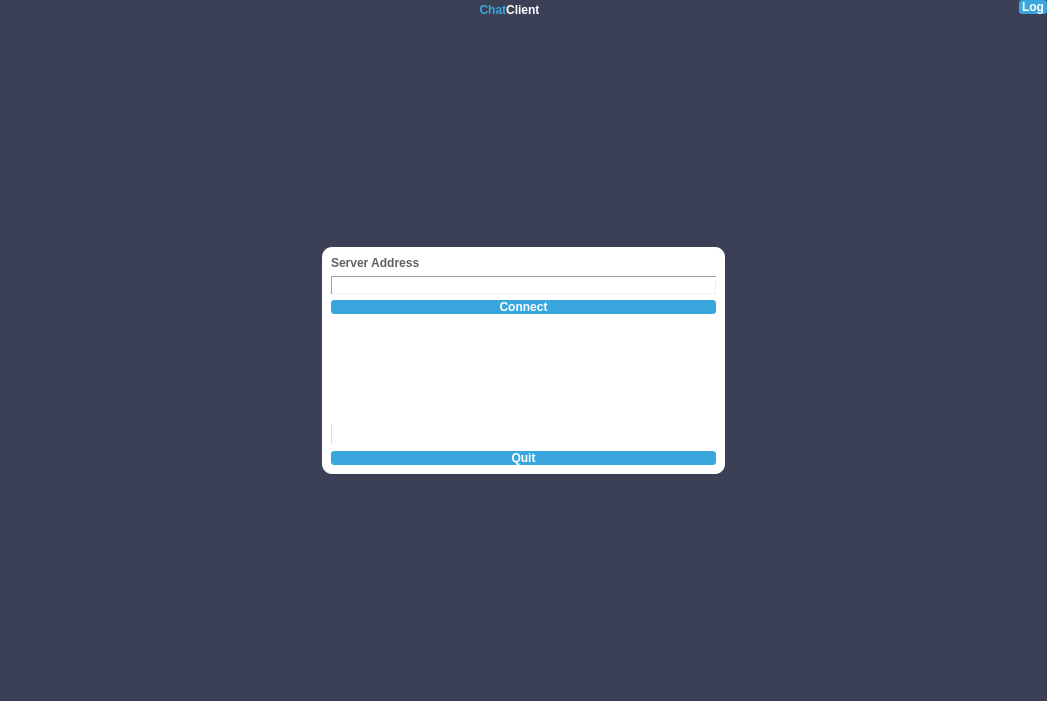
<?xml version="1.0" encoding="UTF-8"?>
<ui version="4.0">
 <class>ChatClientWidget</class>
 <widget class="QWidget" name="ChatClientWidget">
  <property name="geometry">
   <rect>
    <x>0</x>
    <y>0</y>
    <width>1047</width>
    <height>701</height>
   </rect>
  </property>
  <property name="sizePolicy">
   <sizepolicy hsizetype="Preferred" vsizetype="Preferred">
    <horstretch>0</horstretch>
    <verstretch>0</verstretch>
   </sizepolicy>
  </property>
  <property name="windowTitle">
   <string>Form</string>
  </property>
  <property name="styleSheet">
   <string notr="true">QWidget{background-color: rgb(59,64,86);}
</string>
  </property>
  <layout class="QVBoxLayout" name="verticalLayout">
   <property name="leftMargin">
    <number>0</number>
   </property>
   <property name="topMargin">
    <number>0</number>
   </property>
   <property name="rightMargin">
    <number>0</number>
   </property>
   <property name="bottomMargin">
    <number>0</number>
   </property>
   <item>
    <widget class="QStackedWidget" name="mainPages">
     <property name="currentIndex">
      <number>0</number>
     </property>
     <widget class="QWidget" name="connection">
      <layout class="QVBoxLayout" name="verticalLayout_3">
       <property name="spacing">
        <number>0</number>
       </property>
       <property name="leftMargin">
        <number>0</number>
       </property>
       <property name="topMargin">
        <number>0</number>
       </property>
       <property name="rightMargin">
        <number>0</number>
       </property>
       <property name="bottomMargin">
        <number>0</number>
       </property>
       <item>
        <layout class="QHBoxLayout" name="horizontalLayout_2" stretch="0,1,0,0">
         <property name="spacing">
          <number>0</number>
         </property>
         <item>
          <spacer name="horizontalSpacer_4">
           <property name="orientation">
            <enum>Qt::Horizontal</enum>
           </property>
           <property name="sizeHint" stdset="0">
            <size>
             <width>40</width>
             <height>20</height>
            </size>
           </property>
          </spacer>
         </item>
         <item>
          <widget class="QLabel" name="title">
           <property name="sizePolicy">
            <sizepolicy hsizetype="Preferred" vsizetype="Maximum">
             <horstretch>0</horstretch>
             <verstretch>0</verstretch>
            </sizepolicy>
           </property>
           <property name="styleSheet">
            <string notr="true">QLabel{font: bold 108pt 'Calibri'; font-weight:900;}</string>
           </property>
           <property name="text">
            <string>&lt;span style=&quot;color:#39A7DE&quot;&gt;Chat&lt;/span&gt;&lt;span style=&quot;color:white&quot;&gt;Client&lt;/span&gt;</string>
           </property>
           <property name="textFormat">
            <enum>Qt::RichText</enum>
           </property>
           <property name="alignment">
            <set>Qt::AlignCenter</set>
           </property>
          </widget>
         </item>
         <item>
          <spacer name="horizontalSpacer_3">
           <property name="orientation">
            <enum>Qt::Horizontal</enum>
           </property>
           <property name="sizeHint" stdset="0">
            <size>
             <width>40</width>
             <height>20</height>
            </size>
           </property>
          </spacer>
         </item>
         <item alignment="Qt::AlignTop">
          <widget class="QPushButton" name="showLogButton0">
           <property name="focusPolicy">
            <enum>Qt::ClickFocus</enum>
           </property>
           <property name="styleSheet">
            <string notr="true">QPushButton{background-color: #39A7DE; color:white; border-radius:3%;font: bold 16pt 'Calibri'; font-weight:700;  border-style: outset; padding: 0 3px 0 3px}
QPushButton:hover{background-color: #2997CE; border-style: outset;}
QPushButton:pressed{background-color: #1987BE;  border-style: inset;}</string>
           </property>
           <property name="text">
            <string>Log</string>
           </property>
          </widget>
         </item>
        </layout>
       </item>
       <item>
        <spacer name="verticalSpacer_2">
         <property name="orientation">
          <enum>Qt::Vertical</enum>
         </property>
         <property name="sizeHint" stdset="0">
          <size>
           <width>20</width>
           <height>40</height>
          </size>
         </property>
        </spacer>
       </item>
       <item>
        <layout class="QHBoxLayout" name="horizontalLayout" stretch="4,5,4">
         <property name="spacing">
          <number>0</number>
         </property>
         <item>
          <spacer name="horizontalSpacer">
           <property name="orientation">
            <enum>Qt::Horizontal</enum>
           </property>
           <property name="sizeHint" stdset="0">
            <size>
             <width>40</width>
             <height>20</height>
            </size>
           </property>
          </spacer>
         </item>
         <item>
          <widget class="QFrame" name="frame">
           <property name="sizePolicy">
            <sizepolicy hsizetype="Ignored" vsizetype="Minimum">
             <horstretch>0</horstretch>
             <verstretch>0</verstretch>
            </sizepolicy>
           </property>
           <property name="styleSheet">
            <string notr="true">QWidget{background-color: white;}
QFrame{border-radius: 10%}
QProgressBar{ border-radius: 0px;}
QLineEdit{border-radius:0; color: #404040;font: 12pt 'Calibri'; font-weight:500; border: 1px solid #A0A0A0; border-style: inset;}
QLabel{color: #606060; font: bold 14pt 'Calibri'; font-weight:700;}
QPushButton{background-color: #39A7DE; color:white; border-radius:3%;font: bold 16pt 'Calibri'; font-weight:700;  border-style: outset;}
QPushButton:hover{background-color: #2997CE; border-style: outset;}
QPushButton:pressed{background-color: #1987BE;  border-style: inset;}
QPushButton:disabled{background-color: #404040; color: lightgrey;}</string>
           </property>
           <layout class="QVBoxLayout" name="verticalLayout_2">
            <item>
             <widget class="QStackedWidget" name="connectionPages">
              <property name="currentIndex">
               <number>0</number>
              </property>
              <widget class="QWidget" name="serverSelection">
               <layout class="QVBoxLayout" name="verticalLayout_4">
                <property name="spacing">
                 <number>6</number>
                </property>
                <property name="leftMargin">
                 <number>0</number>
                </property>
                <property name="topMargin">
                 <number>0</number>
                </property>
                <property name="rightMargin">
                 <number>0</number>
                </property>
                <property name="bottomMargin">
                 <number>0</number>
                </property>
                <item>
                 <widget class="QLabel" name="serverAddressLabel">
                  <property name="text">
                   <string>Server Address</string>
                  </property>
                  <property name="buddy">
                   <cstring>serverAddressInput</cstring>
                  </property>
                 </widget>
                </item>
                <item>
                 <widget class="QLineEdit" name="serverAddressInput">
                  <property name="focusPolicy">
                   <enum>Qt::ClickFocus</enum>
                  </property>
                 </widget>
                </item>
                <item>
                 <widget class="QPushButton" name="connectButton">
                  <property name="enabled">
                   <bool>true</bool>
                  </property>
                  <property name="focusPolicy">
                   <enum>Qt::ClickFocus</enum>
                  </property>
                  <property name="text">
                   <string>Connect</string>
                  </property>
                 </widget>
                </item>
                <item>
                 <spacer name="verticalSpacer_4">
                  <property name="orientation">
                   <enum>Qt::Vertical</enum>
                  </property>
                  <property name="sizeHint" stdset="0">
                   <size>
                    <width>20</width>
                    <height>40</height>
                   </size>
                  </property>
                 </spacer>
                </item>
               </layout>
              </widget>
              <widget class="QWidget" name="login">
               <layout class="QVBoxLayout" name="verticalLayout_5">
                <property name="leftMargin">
                 <number>0</number>
                </property>
                <property name="topMargin">
                 <number>0</number>
                </property>
                <property name="rightMargin">
                 <number>0</number>
                </property>
                <property name="bottomMargin">
                 <number>0</number>
                </property>
                <item>
                 <widget class="QLabel" name="participantNameLabel">
                  <property name="font">
                   <font>
                    <family>Calibri</family>
                    <pointsize>14</pointsize>
                    <weight>87</weight>
                    <italic>false</italic>
                    <bold>true</bold>
                   </font>
                  </property>
                  <property name="text">
                   <string>Participant Name</string>
                  </property>
                  <property name="alignment">
                   <set>Qt::AlignLeading|Qt::AlignLeft|Qt::AlignVCenter</set>
                  </property>
                  <property name="buddy">
                   <cstring>participantNameInput</cstring>
                  </property>
                 </widget>
                </item>
                <item>
                 <widget class="QLineEdit" name="participantNameInput">
                  <property name="sizePolicy">
                   <sizepolicy hsizetype="Expanding" vsizetype="Fixed">
                    <horstretch>0</horstretch>
                    <verstretch>0</verstretch>
                   </sizepolicy>
                  </property>
                  <property name="focusPolicy">
                   <enum>Qt::ClickFocus</enum>
                  </property>
                  <property name="styleSheet">
                   <string notr="true"/>
                  </property>
                  <property name="text">
                   <string/>
                  </property>
                  <property name="maxLength">
                   <number>15</number>
                  </property>
                  <property name="frame">
                   <bool>true</bool>
                  </property>
                  <property name="placeholderText">
                   <string/>
                  </property>
                 </widget>
                </item>
                <item>
                 <widget class="QPushButton" name="loginButton">
                  <property name="focusPolicy">
                   <enum>Qt::ClickFocus</enum>
                  </property>
                  <property name="text">
                   <string>Login</string>
                  </property>
                 </widget>
                </item>
                <item>
                 <spacer name="verticalSpacer">
                  <property name="orientation">
                   <enum>Qt::Vertical</enum>
                  </property>
                  <property name="sizeType">
                   <enum>QSizePolicy::Expanding</enum>
                  </property>
                  <property name="sizeHint" stdset="0">
                   <size>
                    <width>20</width>
                    <height>40</height>
                   </size>
                  </property>
                 </spacer>
                </item>
                <item>
                 <widget class="QPushButton" name="backButton">
                  <property name="focusPolicy">
                   <enum>Qt::ClickFocus</enum>
                  </property>
                  <property name="text">
                   <string>Back</string>
                  </property>
                 </widget>
                </item>
               </layout>
              </widget>
             </widget>
            </item>
            <item>
             <widget class="QLabel" name="errorLabel">
              <property name="styleSheet">
               <string notr="true">QLabel{color: red; font: 10pt 'Calibri';}</string>
              </property>
              <property name="text">
               <string/>
              </property>
             </widget>
            </item>
            <item>
             <widget class="QProgressBar" name="connectProgressBar">
              <property name="styleSheet">
               <string notr="true"/>
              </property>
              <property name="maximum">
               <number>4</number>
              </property>
              <property name="value">
               <number>0</number>
              </property>
              <property name="format">
               <string/>
              </property>
             </widget>
            </item>
            <item>
             <widget class="QPushButton" name="quitButton">
              <property name="focusPolicy">
               <enum>Qt::ClickFocus</enum>
              </property>
              <property name="text">
               <string>Quit</string>
              </property>
             </widget>
            </item>
           </layout>
          </widget>
         </item>
         <item>
          <spacer name="horizontalSpacer_2">
           <property name="orientation">
            <enum>Qt::Horizontal</enum>
           </property>
           <property name="sizeHint" stdset="0">
            <size>
             <width>40</width>
             <height>20</height>
            </size>
           </property>
          </spacer>
         </item>
        </layout>
       </item>
       <item>
        <spacer name="verticalSpacer_3">
         <property name="orientation">
          <enum>Qt::Vertical</enum>
         </property>
         <property name="sizeHint" stdset="0">
          <size>
           <width>20</width>
           <height>40</height>
          </size>
         </property>
        </spacer>
       </item>
      </layout>
     </widget>
     <widget class="QWidget" name="chat">
      <property name="styleSheet">
       <string notr="true">QWidget{background-color: rgb(59,64,86);}
.QFrame{border-radius:5%;}
QTextEdit, QLineEdit, QListWidget, .QFrame, QLabel{background-color: white;}
QTextEdit { color: #404040;font: 12pt 'Calibri'; font-weight:500; border: 1px solid #A0A0A0; border-style: inset;}
QLabel{color: #606060; font: bold 14pt 'Calibri'; font-weight:700; padding: 0 2px 0 2px}
QPushButton{background-color: #39A7DE; color:white; border-radius:3%;font: bold 16pt 'Calibri'; font-weight:700;  border-style: outset; padding: 0 3px 0 3px;}
QPushButton:hover{background-color: #2997CE; border-style: outset;}
QPushButton:pressed{background-color: #1987BE;  border-style: inset;}</string>
      </property>
      <layout class="QGridLayout" name="gridLayout">
       <property name="leftMargin">
        <number>5</number>
       </property>
       <property name="topMargin">
        <number>5</number>
       </property>
       <property name="rightMargin">
        <number>5</number>
       </property>
       <property name="bottomMargin">
        <number>5</number>
       </property>
       <property name="spacing">
        <number>5</number>
       </property>
       <item row="2" column="1">
        <layout class="QVBoxLayout" name="verticalLayout_7">
         <item>
          <layout class="QHBoxLayout" name="horizontalLayout_4">
           <property name="spacing">
            <number>0</number>
           </property>
           <item>
            <widget class="QLabel" name="yourNicknameLabel">
             <property name="text">
              <string>Your nickname:</string>
             </property>
             <property name="buddy">
              <cstring>nicknameInput</cstring>
             </property>
            </widget>
           </item>
           <item>
            <widget class="QLineEdit" name="nicknameInput">
             <property name="text">
              <string/>
             </property>
            </widget>
           </item>
          </layout>
         </item>
         <item>
          <widget class="QListWidget" name="participantsList"/>
         </item>
        </layout>
       </item>
       <item row="0" column="1">
        <widget class="QFrame" name="frame1">
         <property name="frameShape">
          <enum>QFrame::StyledPanel</enum>
         </property>
         <property name="frameShadow">
          <enum>QFrame::Raised</enum>
         </property>
         <layout class="QHBoxLayout" name="horizontalLayout_6">
          <property name="spacing">
           <number>0</number>
          </property>
          <property name="leftMargin">
           <number>2</number>
          </property>
          <property name="topMargin">
           <number>2</number>
          </property>
          <property name="rightMargin">
           <number>2</number>
          </property>
          <property name="bottomMargin">
           <number>2</number>
          </property>
          <item>
           <widget class="QLabel" name="participantsLabel">
            <property name="text">
             <string>Participants</string>
            </property>
           </widget>
          </item>
         </layout>
        </widget>
       </item>
       <item row="0" column="0">
        <widget class="QFrame" name="frame0">
         <property name="frameShape">
          <enum>QFrame::StyledPanel</enum>
         </property>
         <property name="frameShadow">
          <enum>QFrame::Raised</enum>
         </property>
         <layout class="QHBoxLayout" name="horizontalLayout_3">
          <property name="spacing">
           <number>0</number>
          </property>
          <property name="leftMargin">
           <number>2</number>
          </property>
          <property name="topMargin">
           <number>2</number>
          </property>
          <property name="rightMargin">
           <number>2</number>
          </property>
          <property name="bottomMargin">
           <number>2</number>
          </property>
          <item>
           <widget class="QLabel" name="chatLabel">
            <property name="styleSheet">
             <string notr="true"/>
            </property>
            <property name="text">
             <string>Chat</string>
            </property>
           </widget>
          </item>
         </layout>
        </widget>
       </item>
       <item row="2" column="0">
        <layout class="QVBoxLayout" name="verticalLayout_6">
         <item>
          <widget class="QTextEdit" name="chatBox">
           <property name="readOnly">
            <bool>true</bool>
           </property>
           <property name="html">
            <string>&lt;!DOCTYPE HTML PUBLIC &quot;-//W3C//DTD HTML 4.0//EN&quot; &quot;http://www.w3.org/TR/REC-html40/strict.dtd&quot;&gt;
&lt;html&gt;&lt;head&gt;&lt;meta name=&quot;qrichtext&quot; content=&quot;1&quot; /&gt;&lt;style type=&quot;text/css&quot;&gt;
p, li { white-space: pre-wrap; }
&lt;/style&gt;&lt;/head&gt;&lt;body style=&quot; font-family:'Calibri'; font-size:12pt; font-weight:496; font-style:normal;&quot;&gt;
&lt;p style=&quot;-qt-paragraph-type:empty; margin-top:0px; margin-bottom:0px; margin-left:0px; margin-right:0px; -qt-block-indent:0; text-indent:0px; font-size:10pt; font-weight:400;&quot;&gt;&lt;br /&gt;&lt;/p&gt;&lt;/body&gt;&lt;/html&gt;</string>
           </property>
          </widget>
         </item>
         <item>
          <widget class="QLineEdit" name="chatInput">
           <property name="placeholderText">
            <string>Type a message</string>
           </property>
          </widget>
         </item>
        </layout>
       </item>
       <item row="3" column="0">
        <layout class="QHBoxLayout" name="horizontalLayout_5">
         <item>
          <widget class="QPushButton" name="optionsButton">
           <property name="text">
            <string>Options</string>
           </property>
          </widget>
         </item>
         <item>
          <widget class="QPushButton" name="showLogButton1">
           <property name="text">
            <string>Log</string>
           </property>
          </widget>
         </item>
         <item>
          <spacer name="horizontalSpacer_5">
           <property name="orientation">
            <enum>Qt::Horizontal</enum>
           </property>
           <property name="sizeHint" stdset="0">
            <size>
             <width>40</width>
             <height>20</height>
            </size>
           </property>
          </spacer>
         </item>
        </layout>
       </item>
       <item row="3" column="1">
        <layout class="QHBoxLayout" name="horizontalLayout_8">
         <item>
          <spacer name="horizontalSpacer_6">
           <property name="orientation">
            <enum>Qt::Horizontal</enum>
           </property>
           <property name="sizeHint" stdset="0">
            <size>
             <width>40</width>
             <height>20</height>
            </size>
           </property>
          </spacer>
         </item>
         <item>
          <widget class="QPushButton" name="disconnectButton">
           <property name="text">
            <string>Disconnect</string>
           </property>
          </widget>
         </item>
        </layout>
       </item>
      </layout>
     </widget>
    </widget>
   </item>
  </layout>
 </widget>
 <tabstops>
  <tabstop>serverAddressInput</tabstop>
  <tabstop>connectButton</tabstop>
  <tabstop>quitButton</tabstop>
  <tabstop>showLogButton0</tabstop>
  <tabstop>participantNameInput</tabstop>
  <tabstop>loginButton</tabstop>
  <tabstop>backButton</tabstop>
 </tabstops>
 <resources/>
 <connections/>
</ui>
